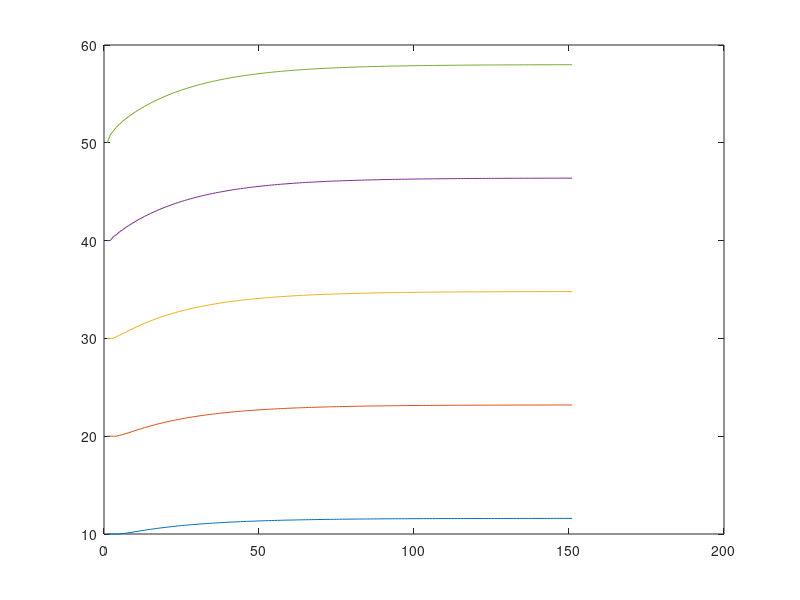

Source code (MATLAB):
%{ 
    Script based Simulation for the mathematical model represented by
    One_Dim_Base_System. 
%}

CELL_NUMBER = 5;
CELL_TENSION_CONSTANT =  5; %tension constant in N/m^2
INITIAL_CELL_EXTENSION = 10; % extension in m
FORCE_CONSTANT = 8; 
TOTAL_TIME = 5; 
TOTAL_TIMESTEPS = 150; 
DELTA_TIME = 0.1; 
% Current and initial Cell Tension extension: Lc, Li
% index 1 is Cell to the furthest left through to CELL_NUMBER
% who is the furtherest right. Each cell has its own extension to its left
% i.e -o-o-o-o where o is a cell and - is a extension has each extension to
% the left of the cell
Initial_Cell_Extension = zeros(CELL_NUMBER, 1);

% Use of a current and new cell position so every Euler increment can be
% done from the current positions (i.e. current spring extensions) 
Current_Cell_Position = zeros(CELL_NUMBER,1); 
New_Cell_Position = zeros(CELL_NUMBER,1); 

% Cell Tension, k for F= -k(Lc - Li) for each Cell
Cell_Tension_Constants = zeros(CELL_NUMBER,1); 

% Forces created at each Cell. 
% Current Model only has force from the leading Cell
Cell_Force = zeros(CELL_NUMBER, 1); 
Cell_Force(CELL_NUMBER) = FORCE_CONSTANT; 

% Initialise all Lc, Li as equal and Cell Tension Constants as specified
for i= 1:CELL_NUMBER
    Initial_Cell_Extension(i) = INITIAL_CELL_EXTENSION;
    Cell_Tension_Constants(i) = CELL_TENSION_CONSTANT; 
    if i== 1
        Current_Cell_Position(i) = INITIAL_CELL_EXTENSION; 
    else
        Current_Cell_Position(i) = Current_Cell_Position(i-1)... 
                                    + INITIAL_CELL_EXTENSION; 
    end 
end
time_data=  Current_Cell_Position; 

% Euler Method to increment over time to
for tstep = 1:TOTAL_TIMESTEPS
    time=tstep*DELTA_TIME;
    
    plot([1:CELL_NUMBER], Current_Cell_Position, '*');
    pause(0.1);
    % Change position of furtherest right Cell
    left_junction_extension = Current_Cell_Position(CELL_NUMBER)...
                        - Current_Cell_Position(CELL_NUMBER-1)-INITIAL_CELL_EXTENSION;
    left_spring_force = Cell_Tension_Constants(CELL_NUMBER) * left_junction_extension;
    
    %Force from cell and cell tensions
    Net_force = Cell_Force(CELL_NUMBER) - left_spring_force;
    
    %Displacement from Frictional forces: dx/dt = F
    % dx = F * dt
    dx = Net_force * DELTA_TIME; 
    New_Cell_Position(CELL_NUMBER)=Current_Cell_Position(CELL_NUMBER)+ dx;
    
    % Change position of the furtherest left cell
    left_junction_extension = Current_Cell_Position(1)-INITIAL_CELL_EXTENSION;
    left_spring_force = Cell_Tension_Constants(1) * left_junction_extension;

    right_junction_extension = Current_Cell_Position(2)...
                             - Current_Cell_Position(1)-INITIAL_CELL_EXTENSION;
    right_spring_force = Cell_Tension_Constants(2) * right_junction_extension; 

    %Force from cell and cell tensions
    Net_force = Cell_Force(1) + right_spring_force- left_spring_force; 

    %Displacement from Frictional forces: dx/dt = F
    % dx = F * dt
    dx = Net_force * DELTA_TIME;
    New_Cell_Position(1)=Current_Cell_Position(1)+ dx;
   
    % -o-o-o-o-o
    for i= 2:CELL_NUMBER -1
        left_junction_extension = Current_Cell_Position(i)...
                                 - Current_Cell_Position(i-1)-INITIAL_CELL_EXTENSION;
        left_spring_force = Cell_Tension_Constants(i) * left_junction_extension; 
        
        right_junction_extension = Current_Cell_Position(i+1)...
                                 - Current_Cell_Position(i)-INITIAL_CELL_EXTENSION;
        right_spring_force = Cell_Tension_Constants(i+1) * right_junction_extension; 
        
        %Force from cell and cell tensions
        Net_force = Cell_Force(i) + right_spring_force- left_spring_force; 

        %Displacement from Frictional forces: dx/dt = F
        % dx = F * dt
        dx = Net_force * DELTA_TIME; 
        New_Cell_Position(i)=Current_Cell_Position(i)+ dx;  
    end 
    a= New_Cell_Position - Current_Cell_Position
    Current_Cell_Position = New_Cell_Position;
    time_data = horzcat(time_data,Current_Cell_Position );
end
x= [1:TOTAL_TIMESTEPS+1];
b= time_data;
plot(x, b(1,:),x,b(2,:),x,b(3,:),x,b(4,:), x, b(5,:));
